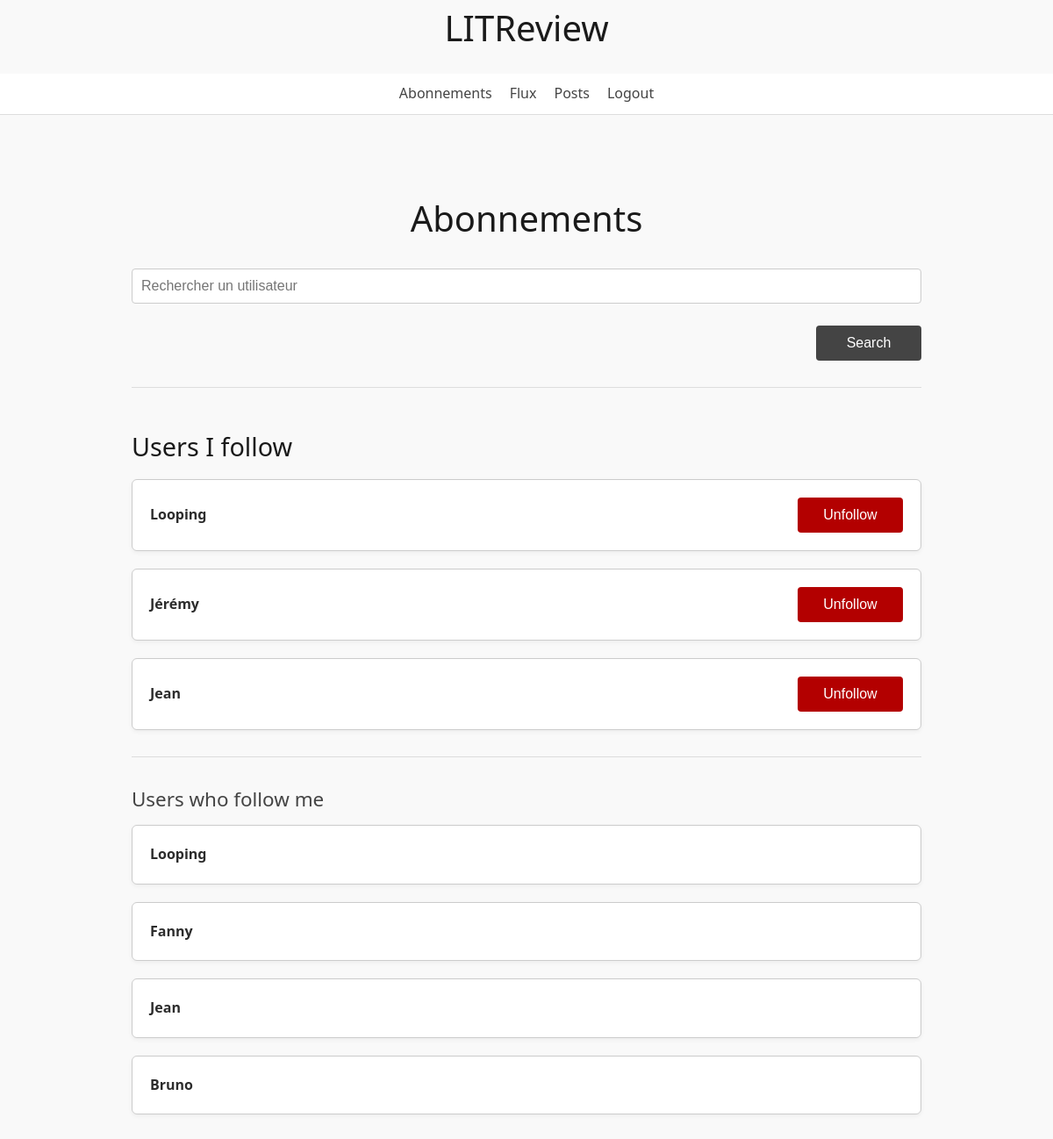
/accounts/subscriptions/ (signed in), run on the app's committed database.
### accounts/models.py (models this page shows)
class User(AbstractUser):
    bio = models.TextField(blank=True, null=True)  # Champ texte optionnel, peut être vide ou nul
    pass  # Indique qu'il n'y a pas d'autre ajout pour l'instant

### accounts/views.py (the view)
# urls.py: path("subscriptions/", views.subscriptions_view, name="subscriptions"),
@login_required
def subscriptions_view(request):
    current_user = request.user
    query = request.GET.get("q", "")
    if request.method == "POST":
        if request.POST.get("action") == "unfollow":
            user_id = request.POST.get("user_id")
            user_to_unfollow = get_object_or_404(User, id=user_id)
            UserFollows.objects.filter(user=current_user, followed_user=user_to_unfollow).delete()
            return redirect("subscriptions")
        else:
            form = FollowUserForm(request.POST)
            if form.is_valid():
                user_to_follow = form.cleaned_data["username"]
                if user_to_follow != current_user:
                    UserFollows.objects.get_or_create(user=current_user, followed_user=user_to_follow)
                return redirect("subscriptions")
    else:
        form = FollowUserForm()
    search_results = []
    if query:
        search_results = User.objects.filter(username__icontains=query).exclude(id=current_user.id)
    following_relations = UserFollows.objects.filter(user=current_user)
    following = [relation.followed_user for relation in following_relations]
    followers_relations = UserFollows.objects.filter(followed_user=current_user)
    followers = [relation.user for relation in followers_relations]
    context = {
        "form": form,
        "following": following,
        "followers": followers,
        "search_results": search_results,
        "query": query,
    }
    return render(request, "accounts/subscriptions.html", context)

### accounts/forms.py (shortened to what this page needs)
class FollowUserForm(forms.Form):
    username = forms.CharField(label="Nom d'utilisateur à suivre", max_length=150)

### accounts/templates/accounts/subscriptions.html (shortened to what this page needs)
{% extends 'base_feed.html' %}
{% block content %}
<main>
<h1>Abonnements</h1>
<form method="get" action="{% url 'subscriptions' %}">
    <input type="text" name="q" placeholder="Rechercher un utilisateur" value="{{ query|default:'' }}">
    <div class="actions-right">
        <button type="submit" class="button">Search</button>
    </div>
</form>
<hr>
<h2>Users I follow</h2>
{% if following %}
    {% for user in following %}
        <div class="ticket follow-item">
            <div class="user-name">
                <strong>{{ user.username }}</strong>
            </div>
            <form method="post" action="{% url 'subscriptions' %}">
                <button class="button delete-button" type="submit" >Unfollow</button>
            </form>
        </div>
    {% endfor %}
{% else %}
    <p>You're not following anyone.</p>
{% endif %}
<hr>
<h3>Users who follow me</h3>
{% if followers %}
    {% for user in followers %}
        <div class="ticket">
            <strong>{{ user.username }}</strong>
        </div>
    {% endfor %}
{% else %}
    <p>No user is following you.</p>
{% endif %}
</main>
{% endblock %}

### static/css/style.css (style rules this page uses)
main { max-width: 900px; margin: 40px auto; padding: 20px; }
h1, h2, h3 { font-weight: 500; color: #1a1a1a; margin-bottom: 0.5em; }
h1 { font-size: 2.5rem; text-align: center; }
h2 { font-size: 1.8rem; margin-top: 1.5em; }
h3 { font-size: 1.4rem; color: #444; }
.button { display: inline-flex; align-items: center; justify-content: center; box-sizing: border-box; padding: 10px 20px; font-size: 1rem; background-color: #444; color: #fff; border: none; border-radius: 4px; cursor: pointer; transition: background-color 0.3s; min-width: 120px; height: 40px; text-align: center; line-height: 1; white-space: nowrap; margin: 0; text-decoration: none; }
button.delete-button { background-color: #b30000; }
.actions-right { display: flex; justify-content: flex-end; gap: 10px; margin-top: 10px; }
form input[type="text"], form input[type="email"], form input[type="password"], form textarea, form select { width: 100%; padding: 10px; margin-top: 5px; border-radius: 4px; border: 1px solid #ccc; margin-bottom: 15px; font-size: 1rem; }
.ticket, .review { background-color: #fff; padding: 20px; border-radius: 6px; border: 1px solid #ccc; margin-bottom: 20px; box-shadow: 0 2px 5px rgba(0,0,0,0.05); }
hr { border: none; border-top: 1px solid #ddd; margin: 30px 0; }
.follow-item { display: flex; justify-content: space-between; align-items: center; }
.follow-item .user-name { flex-grow: 1; }
.follow-item form { margin: 0; }

### data on the page
User: username "Looping"
User: username "Jérémy"
User: username "Jean"
User: username "Fanny"
User: username "Bruno"
